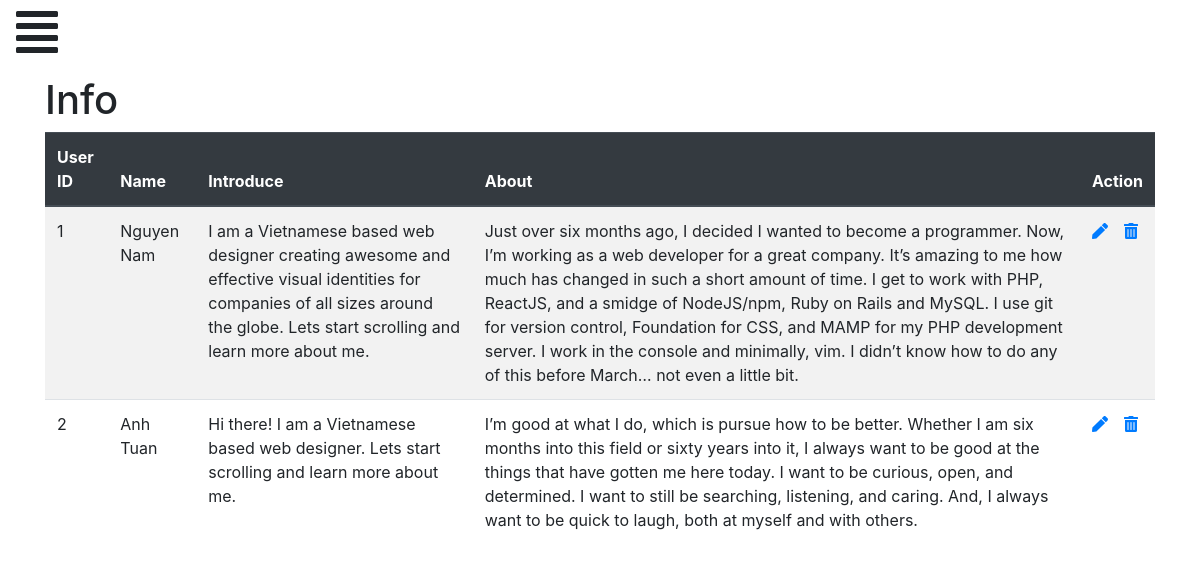
/admin/info.php, run on the app's committed database.
### tables this page shows
CREATE TABLE `info` (
  `id` int(11) NOT NULL,
  `name` varchar(50) NOT NULL,
  `introduce` varchar(500) NOT NULL,
  `about` varchar(500) NOT NULL
);

### admin/info.php (the view, shortened to what this page needs)
<?php
include('configadmin.php');
?>
<body>
<span onclick="openNav()"><i class="fas fa-align-justify fa-3x mt-2 ml-3"></i></span>
<div id="main">
    <div class="container">
    <h1 class="" style="text-align:left">Info</h1>
        <table class="table table-striped">
            <thead class="thead-dark">
                <tr>
                    <th>User ID</th>
                    <th>Name</th>
                    <th>Introduce</th>
                    <th>About</th>
                    <th>Action</th>
                </tr>
            </thead>
            <tbody>
            <?php
            $sql="select * from info";
            $res=mysqli_query($conn,$sql);
            $datas=mysqli_fetch_all($res);
            foreach($datas as $data)
            {
                echo '<tr>';
                echo '<td>'.$data[0].'</td>';
                echo '<td>'.$data[1].'</td>';
                echo '<td>'.$data[2].'</td>';
                echo '<td>'.$data[3].'</td>';
                echo '<td><a href="update.php?id='.$data[0].'" role="button"><i class="fas fa-pen mr-2"></i></a><a href="delete.php?id='.$data[0].'" role="button"><i class="fas fa-trash-alt ml-2"></i></a></td>';
                echo '</tr>';
            }
            ?>
            </tbody>
        </table>
    </div>
</div>
</body>
</html>

### admin/style/navbar.css (style rules this page uses)
#main { transition: margin-left .5s; padding: 20px; }

### admin/css/all.css (style rules this page uses)
.fa-3x { font-size: 3em; }
.fa-align-justify:before { content: "\f039"; }
.fa-pen:before { content: "\f304"; }
.fa-trash-alt:before { content: "\f2ed"; }

### data on the page
info: id "1", name "Nguyen Nam", introduce "I am a Vietnamese based web designer creating awesome and effective visual identities for companies of all sizes around the globe. Lets start scrolling and learn more about me.", about "Just over six months ago, I decided I wanted to become a programmer. Now, I’m working as a web developer for a great company. It’s amazing to me how much has changed in such a short amount of time. I get to work with PHP, ReactJS, and a smidge of NodeJS/npm, Ruby on Rails and MySQL. I use git for version control, Foundation for CSS, and MAMP for my PHP development server. I work in the console and minimally, vim. I didn’t know how to do any of this before March… not even a little bit."
info: id "2", name "Anh Tuan", introduce "Hi there! I am a Vietnamese based web designer. Lets start scrolling and learn more about me.", about "I’m good at what I do, which is pursue how to be better. Whether I am six months into this field or sixty years into it, I always want to be good at the things that have gotten me here today. I want to be curious, open, and determined. I want to still be searching, listening, and caring. And, I always want to be quick to laugh, both at myself and with others."
